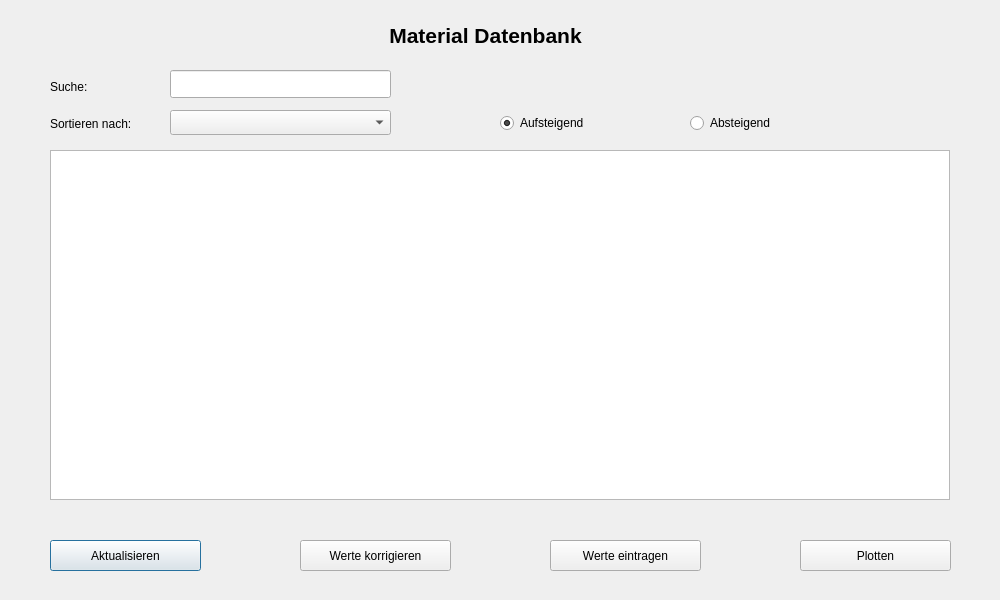
<?xml version="1.0" encoding="UTF-8"?>
<ui version="4.0">
 <class>Database</class>
 <widget class="QDialog" name="Database">
  <property name="geometry">
   <rect>
    <x>0</x>
    <y>0</y>
    <width>1000</width>
    <height>600</height>
   </rect>
  </property>
  <property name="sizePolicy">
   <sizepolicy hsizetype="Fixed" vsizetype="Fixed">
    <horstretch>0</horstretch>
    <verstretch>0</verstretch>
   </sizepolicy>
  </property>
  <property name="minimumSize">
   <size>
    <width>1000</width>
    <height>600</height>
   </size>
  </property>
  <property name="maximumSize">
   <size>
    <width>1000</width>
    <height>600</height>
   </size>
  </property>
  <property name="windowTitle">
   <string>Dialog</string>
  </property>
  <widget class="QTableWidget" name="tableWidget">
   <property name="geometry">
    <rect>
     <x>50</x>
     <y>150</y>
     <width>900</width>
     <height>350</height>
    </rect>
   </property>
   <property name="selectionBehavior">
    <enum>QAbstractItemView::SelectRows</enum>
   </property>
  </widget>
  <widget class="QLabel" name="label">
   <property name="geometry">
    <rect>
     <x>200</x>
     <y>20</y>
     <width>571</width>
     <height>31</height>
    </rect>
   </property>
   <property name="font">
    <font>
     <pointsize>16</pointsize>
     <weight>75</weight>
     <bold>true</bold>
    </font>
   </property>
   <property name="text">
    <string>Material Datenbank</string>
   </property>
   <property name="alignment">
    <set>Qt::AlignCenter</set>
   </property>
  </widget>
  <widget class="QPushButton" name="refresh_btn">
   <property name="geometry">
    <rect>
     <x>50</x>
     <y>540</y>
     <width>151</width>
     <height>31</height>
    </rect>
   </property>
   <property name="text">
    <string>Aktualisieren</string>
   </property>
  </widget>
  <widget class="QPushButton" name="enter_btn">
   <property name="geometry">
    <rect>
     <x>550</x>
     <y>540</y>
     <width>151</width>
     <height>31</height>
    </rect>
   </property>
   <property name="text">
    <string>Werte eintragen</string>
   </property>
  </widget>
  <widget class="QPushButton" name="correct_btn">
   <property name="geometry">
    <rect>
     <x>300</x>
     <y>540</y>
     <width>151</width>
     <height>31</height>
    </rect>
   </property>
   <property name="text">
    <string>Werte korrigieren</string>
   </property>
  </widget>
  <widget class="QLabel" name="label_2">
   <property name="geometry">
    <rect>
     <x>50</x>
     <y>115</y>
     <width>91</width>
     <height>17</height>
    </rect>
   </property>
   <property name="text">
    <string>Sortieren nach:</string>
   </property>
  </widget>
  <widget class="QComboBox" name="comboBox">
   <property name="geometry">
    <rect>
     <x>170</x>
     <y>110</y>
     <width>221</width>
     <height>25</height>
    </rect>
   </property>
  </widget>
  <widget class="QGroupBox" name="groupBox">
   <property name="geometry">
    <rect>
     <x>500</x>
     <y>112</y>
     <width>351</width>
     <height>21</height>
    </rect>
   </property>
   <property name="styleSheet">
    <string notr="true">border: none;</string>
   </property>
   <property name="title">
    <string/>
   </property>
   <property name="alignment">
    <set>Qt::AlignLeading|Qt::AlignLeft|Qt::AlignVCenter</set>
   </property>
   <widget class="QRadioButton" name="asc_btn">
    <property name="geometry">
     <rect>
      <x>0</x>
      <y>0</y>
      <width>100</width>
      <height>22</height>
     </rect>
    </property>
    <property name="text">
     <string>Aufsteigend</string>
    </property>
    <property name="checked">
     <bool>true</bool>
    </property>
   </widget>
   <widget class="QRadioButton" name="desc_btn">
    <property name="geometry">
     <rect>
      <x>190</x>
      <y>0</y>
      <width>100</width>
      <height>22</height>
     </rect>
    </property>
    <property name="text">
     <string>Absteigend</string>
    </property>
   </widget>
  </widget>
  <widget class="QLabel" name="label_3">
   <property name="geometry">
    <rect>
     <x>50</x>
     <y>80</y>
     <width>58</width>
     <height>14</height>
    </rect>
   </property>
   <property name="text">
    <string>Suche:</string>
   </property>
  </widget>
  <widget class="QLineEdit" name="lineEdit">
   <property name="geometry">
    <rect>
     <x>170</x>
     <y>70</y>
     <width>221</width>
     <height>28</height>
    </rect>
   </property>
  </widget>
  <widget class="QPushButton" name="plotten_btn">
   <property name="geometry">
    <rect>
     <x>800</x>
     <y>540</y>
     <width>151</width>
     <height>31</height>
    </rect>
   </property>
   <property name="text">
    <string>Plotten</string>
   </property>
  </widget>
 </widget>
 <tabstops>
  <tabstop>refresh_btn</tabstop>
  <tabstop>correct_btn</tabstop>
  <tabstop>enter_btn</tabstop>
  <tabstop>tableWidget</tabstop>
 </tabstops>
 <resources/>
 <connections/>
</ui>
